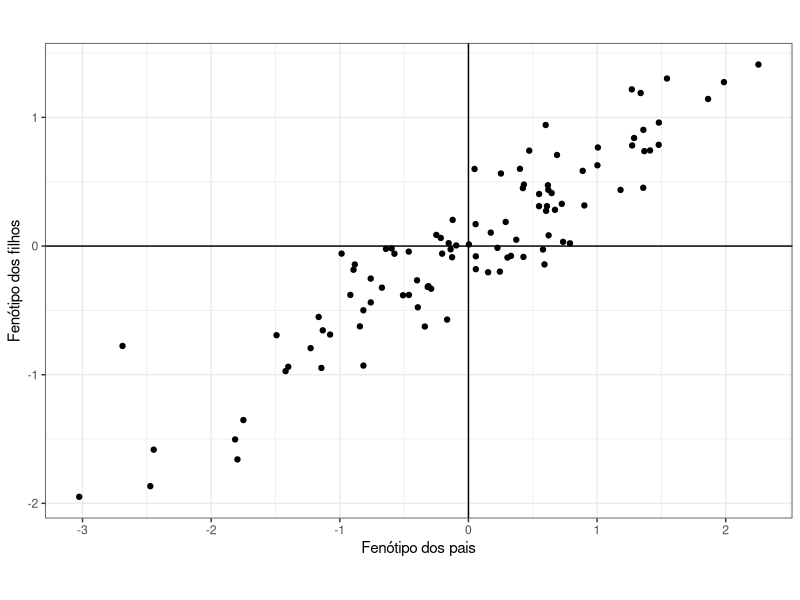
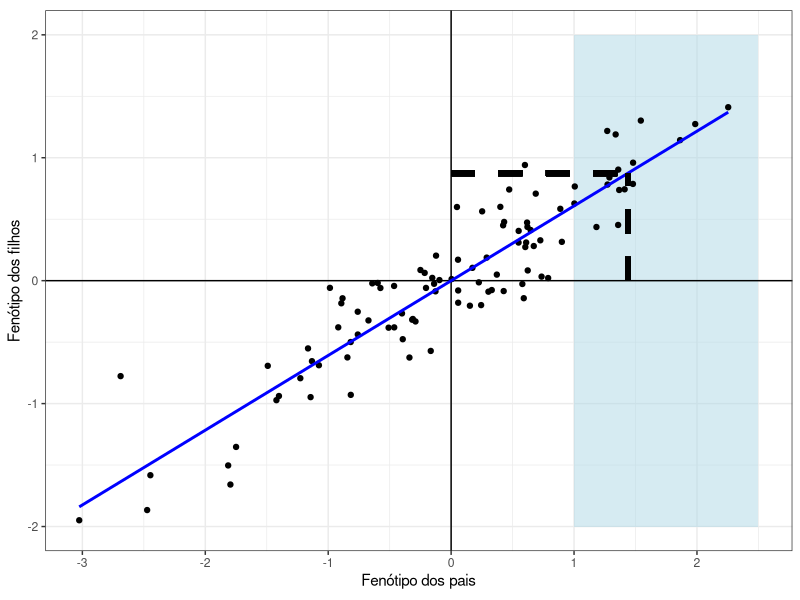
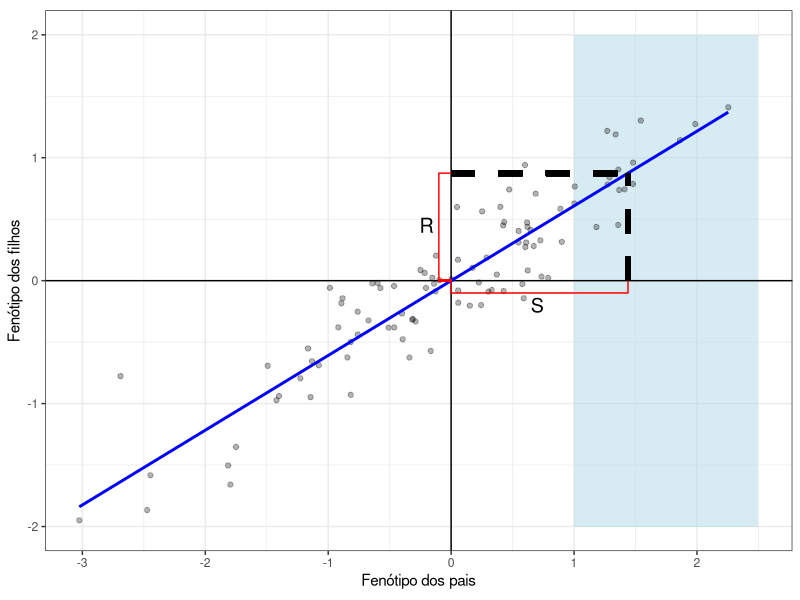
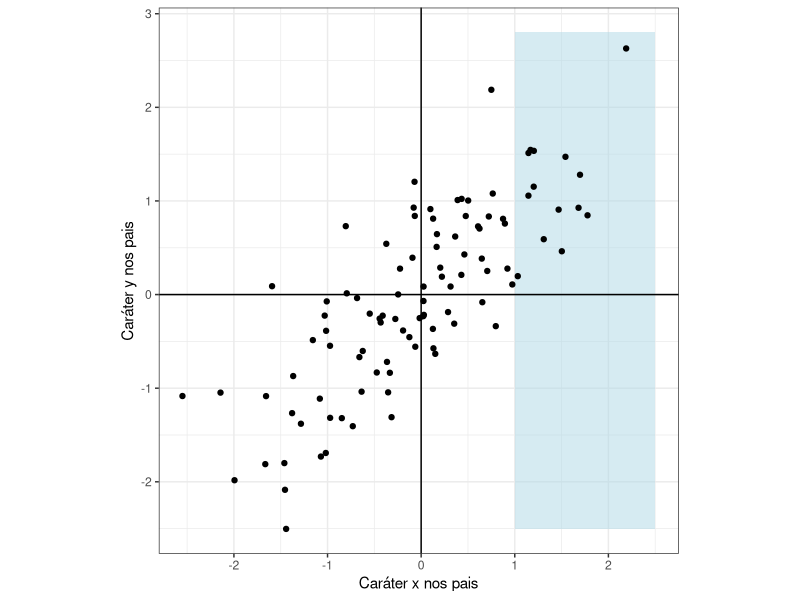
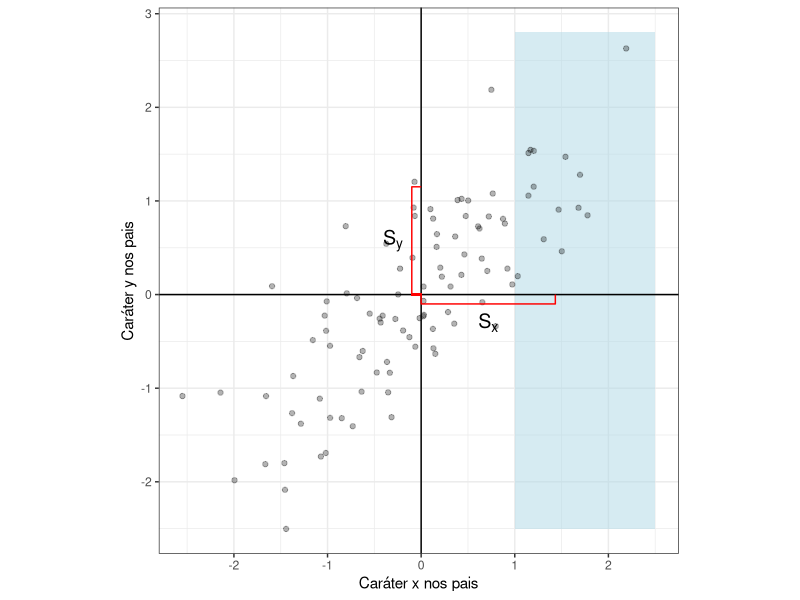
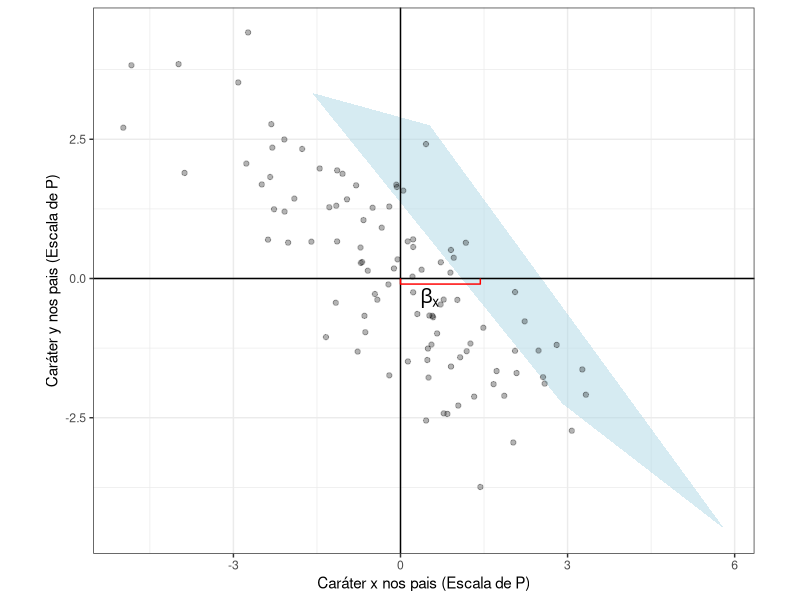

Write the R code that produced these figures, in order. (Note: this script raises an error after producing the figures.)
## ---- chunk 1
knitr::opts_chunk$set(echo = TRUE)
## ---- chunk 2
library(mvtnorm)
library(ggplot2)
set.seed(42)
x = rnorm(100, 0, 1)
y = 0.6 * x + rnorm(100, 0, 0.3)
data = as.data.frame(scale(data.frame(x, y), scale = FALSE))
model = lm(data$y ~ data$x)
c = coef(model)
ggplot(data, aes(x, y)) + geom_point() + theme_bw() + coord_fixed() + labs(x = "Fenótipo dos pais", y = "Fenótipo dos filhos") + geom_hline(yintercept = 0) + geom_vline(xintercept = 0)
## ---- chunk 3
x_mean = mean(data[data$x > 1, "x"])
y_mean = mean(data[data$x > 1, "y"])
shade <- data.frame(x = c(1, 1, 2.5, 2.5, 1), y = c(-2, 2, 2, -2, -2))
ggplot(data, aes(x, y)) + geom_polygon(data = shade, aes(x, y), fill = "lightblue", alpha = 0.5) + geom_point() + theme_bw() + coord_fixed() + labs(x = "Fenótipo dos pais", y = "Fenótipo dos filhos") + geom_hline(yintercept = 0) + geom_vline(xintercept = 0) + geom_smooth(method = "lm", color = "blue", se = FALSE) + geom_segment(x = x_mean, xend=x_mean, y = 0, yend = c[2] * x_mean, linetype = "dashed", size = 2)  + geom_segment(x = 0, xend=x_mean, y = c[2] * x_mean, yend = c[2] * x_mean, linetype = "dashed", size = 2) 
## ---- chunk 4
S = data.frame(x = c(0, 0, x_mean, x_mean),
               y = c(0, - 0.1, - 0.1, 0))

R = data.frame(x = c(-0.1, -0.1, 0),
               y = c(0, c[2] * x_mean, c[2] * x_mean))

ggplot(data, aes(x, y)) + geom_polygon(data = shade, aes(x, y), fill = "lightblue", alpha = 0.5) + geom_point(alpha = 0.3) + theme_bw() + coord_fixed() + labs(x = "Fenótipo dos pais", y = "Fenótipo dos filhos") + geom_hline(yintercept = 0) + geom_vline(xintercept = 0) + geom_smooth(method = "lm", color = "blue", se = FALSE) + geom_segment(x = x_mean, xend=x_mean, y = 0, yend = c[2] * x_mean, linetype = "dashed", size = 2)  + geom_segment(x = 0, xend=x_mean, y = c[2] * x_mean, yend = c[2] * x_mean, linetype = "dashed", size = 2) + geom_line(data = S, color = "red") + annotate("text", x = 0.7, y = -0.2, label = "S", size = 5) + geom_line(data = R, color = "red") + annotate("text", x = -0.2, y = 0.45, label = "R", size = 5) + geom_segment(x = -0.1, xend = 0, y = 0, yend = 0, color = "red")
## ---- chunk 5
set.seed(42)
xy = data.frame(rmvnorm(100, sigma = matrix(c(1, 0.8, 0.8, 1), 2, 2)))
names(xy) = c("x","y")
shade <- data.frame(x = c(1, 1, 2.5, 2.5, 1), y = c(-2, 2.8, 2.8, -2.5, -2.5))
ggplot(xy, aes(x, y)) + geom_polygon(data = shade, aes(x, y), fill = "lightblue", alpha = 0.5) + geom_point() + theme_bw() + coord_fixed() + labs(x = "Caráter x nos pais", y = "Caráter y nos pais") + geom_hline(yintercept = 0) + geom_vline(xintercept = 0)
## ---- chunk 6
x_mean = mean(xy[xy$x > 1, "x"])
y_mean = mean(xy[xy$x > 1, "y"])
S_x = data.frame(x = c(0, 0, x_mean, x_mean),
               y = c(0, - 0.1, - 0.1, 0))

S_y = data.frame(x = c(-0.1, -0.1, 0),
               y = c(0, y_mean, y_mean))

ggplot(xy, aes(x, y)) + geom_polygon(data = shade, aes(x, y), fill = "lightblue", alpha = 0.5) +
  geom_point(alpha = 0.3) + theme_bw() + coord_fixed() + 
  labs(x = "Caráter x nos pais", y = "Caráter y nos pais") + 
  geom_hline(yintercept = 0) + geom_vline(xintercept = 0) + 
  geom_line(data = S_x, color = "red") + annotate("text", x = x_mean/2, y = -0.3, label = "S[x]", size = 5, parse = TRUE) + 
  geom_line(data = S_y, color = "red") + annotate("text", x = -0.3, y = y_mean/2, label = "S[y]", size = 5, parse = TRUE) + 
  geom_segment(x = -0.1, xend = 0, y = 0, yend = 0, color = "red")
## ---- chunk 7
P = cov(xy)
xy_p = data.frame(as.matrix(xy) %*% solve(P))
xy_p = data.frame(t(apply(as.matrix(xy), 1, function(x) solve(P, x))))
names(xy_p) = c("x", "y")
xy_p$Selection = ifelse(xy$x > 1, "Survives", "Dies")
shade <- data.frame(x = c(1, 1, 2.5, 2, 1), y = c(0, 2, 3, 0, 0))
shade_p = data.frame(t(apply(as.matrix(shade), 1, function(x) solve(P, x))))
x_mean = mean(xy_p[xy$x > 1, "x"])
y_mean = mean(xy_p[xy$x > 1, "y"])
shade_p$Selection = "Survives"

ggplot(xy_p, aes(x, y)) + geom_polygon(data = shade_p, aes(x, y), fill = "lightblue", alpha = 0.5) + 
  geom_point(alpha = 0.3) + theme_bw() + coord_fixed() + 
  labs(x = "Caráter x nos pais (Escala de P)", y = "Caráter y nos pais (Escala de P)") +
  geom_hline(yintercept = 0) + geom_vline(xintercept = 0) + 
  geom_line(data = S_x, color = "red") + annotate("text", x = x_mean/3, y = -0.35, label = "beta[x]", size = 5, parse = T) 
## ---- chunk 8
knitr::include_graphics("lande.jpg")
## ---- chunk 9
beta = c(1, 2)
G = matrix(c(2, 1.2,
             1.2, 2), 2, 2)
G %*% beta
## ---- chunk 10
deltaZ = c(4.4, 5.2)
G = matrix(c(2, 1.2,
             1.2, 2), 2, 2)
solve(G, deltaZ)
